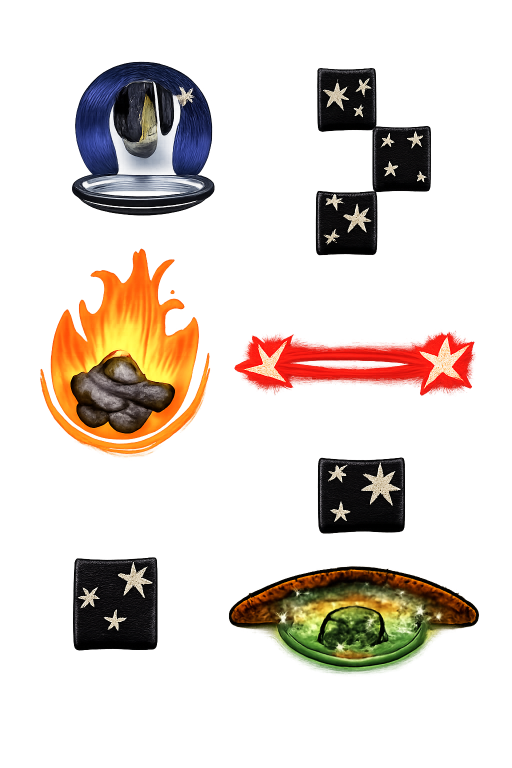
#> input picture images/recuadro-imagenes-multiples.png, 1024 x 1536 px (shown at 1/2 size)
$ python -i sprite_extractor.py   (imports and definitions only)
#> lines starting #> are read from the running program, lines starting #| are printed output that depends on the picture
#!/usr/bin/env python3
"""
Space Pong - Sprite Extractor
=============================

Herramienta para extraer sprites individuales de la imagen compuesta.
Analiza la imagen y extrae cada elemento a archivos PNG separados.

Uso:
    python tools/sprite_extractor.py
"""

from PIL import Image
from pathlib import Path
import sys


# Rutas
PROJECT_ROOT = Path(__file__).parent.parent
SOURCE_IMAGE = PROJECT_ROOT / 'images' / 'recuadro-imagenes-multiples.png'
OUTPUT_DIR = PROJECT_ROOT / 'assets' / 'images'


# Definición de sprites a extraer (coordenadas aproximadas basadas en la imagen)
# Formato: (nombre, (x, y, ancho, alto), carpeta_destino, rotacion)
SPRITES_TO_EXTRACT = [
    # Nave 1: Esfera/Cápsula espacial (arriba izquierda)
    {
        'name': 'ship_crystal',
        'bbox': (20, 10, 170, 180),  # (left, top, right, bottom)
        'output_dir': 'ships',
        'rotation': 0,
        'scale': (80, 100)
    },
    # Nave 2: OVNI Verde (abajo derecha)
    {
        'name': 'ship_ufo',
        'bbox': (70, 420, 230, 520),
        'output_dir': 'ships',
        'rotation': 0,
        'scale': (100, 60)
    },
    # Meteorito en llamas (centro izquierda)
    {
        'name': 'meteorite',
        'bbox': (10, 185, 170, 350),
        'output_dir': 'ball',
        'rotation': 0,
        'scale': (50, 50)
    },
    # Tiles de estrellas 1 (pequeño, arriba derecha)
    {
        'name': 'star_tile_1',
        'bbox': (175, 10, 235, 70),
        'output_dir': 'backgrounds',
        'rotation': 0,
        'scale': None  # Mantener tamaño original
    },
    # Tiles de estrellas 2 (medio)
    {
        'name': 'star_tile_2',
        'bbox': (175, 75, 235, 135),
        'output_dir': 'backgrounds',
        'rotation': 0,
        'scale': None
    },
    # Tiles de estrellas 3
    {
        'name': 'star_tile_3',
        'bbox': (175, 140, 235, 200),
        'output_dir': 'backgrounds',
        'rotation': 0,
        'scale': None
    },
    # Elemento rojo con estrellas (para efectos/láser)
    {
        'name': 'laser_decoration',
        'bbox': (10, 350, 230, 420),
        'output_dir': 'effects',
        'rotation': 90,  # Rotar para uso vertical
        'scale': None
    },
    # Tile de estrellas grande (abajo izquierda)
    {
        'name': 'star_tile_large',
        'bbox': (5, 325, 65, 390),
        'output_dir': 'backgrounds',
        'rotation': 0,
        'scale': None
    },
]


def extract_sprite(image: Image.Image, sprite_def: dict) -> Image.Image:
    """
    Extrae un sprite de la imagen fuente.

    Args:
        image: Imagen PIL fuente
        sprite_def: Diccionario con definición del sprite

    Returns:
        Imagen PIL del sprite extraído
    """
    # Recortar
    sprite = image.crop(sprite_def['bbox'])

    # Rotar si es necesario
    if sprite_def.get('rotation', 0) != 0:
        sprite = sprite.rotate(
            sprite_def['rotation'],
            expand=True,
            resample=Image.Resampling.BICUBIC
        )

    # Escalar si está especificado
    if sprite_def.get('scale'):
        sprite = sprite.resize(
            sprite_def['scale'],
            resample=Image.Resampling.LANCZOS
        )

    return sprite


# [73 lines left out: function create_placeholder_sprites, not called in this run]


def extract_all_sprites():
    """
    Extrae todos los sprites definidos de la imagen fuente.
    """
    print(f"Buscando imagen fuente: {SOURCE_IMAGE}")

    if not SOURCE_IMAGE.exists():
        print(f"ERROR: No se encontró la imagen fuente: {SOURCE_IMAGE}")
        print("Creando sprites placeholder en su lugar...")
        create_placeholder_sprites()
        return False

    try:
        # Abrir imagen fuente
        source = Image.open(SOURCE_IMAGE).convert('RGBA')
#> source is the input picture: PIL image 1024x1536 RGBA; mean R, G, B, A 92.6, 66.9, 46.6, 56.2
        print(f"Imagen cargada: {source.size[0]}x{source.size[1]} pixels")
#| Imagen cargada: 1024x1536 pixels

        extracted_count = 0

        for sprite_def in SPRITES_TO_EXTRACT:
            try:
                # Extraer sprite
                sprite = extract_sprite(source, sprite_def)

                # Crear directorio de destino
                output_path = OUTPUT_DIR / sprite_def['output_dir'] / f"{sprite_def['name']}.png"
                output_path.parent.mkdir(parents=True, exist_ok=True)

                # Guardar
                sprite.save(output_path, 'PNG')
                print(f"  Extraído: {output_path.name} ({sprite.size[0]}x{sprite.size[1]})")
                extracted_count += 1

            except Exception as e:
                print(f"  ERROR extrayendo {sprite_def['name']}: {e}")
#> this loop made 8 passes
#> pass 1, in extract_sprite, `sprite = sprite.resize( sprite_def['scale'], resample=Image.Resampling..`:
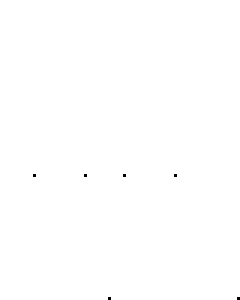
#> sprite: PIL image 80x100 RGBA (shown 3 times larger); mean R, G, B, A 0, 0, 0, 0.00075; transparent parts drawn white
#> pass 2, in extract_sprite (call 2), `sprite = image.crop(sprite_def['bbox'])`:
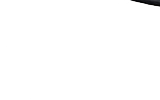
#> sprite: PIL image 160x100 RGBA; mean R, G, B, A 108, 77.1, 49.6, 1.7; transparent parts drawn white
#> after the loop, extracted_count = 8

        print(f"\nExtracción completada: {extracted_count}/{len(SPRITES_TO_EXTRACT)} sprites")
#| Extracción completada: 8/8 sprites

        # Si no se extrajo ninguno, crear placeholders
        if extracted_count == 0:
            print("No se pudo extraer ningún sprite, creando placeholders...")
            create_placeholder_sprites()

        return extracted_count > 0

    except Exception as e:
        print(f"ERROR abriendo imagen: {e}")
        print("Creando sprites placeholder...")
        create_placeholder_sprites()
        return False


# [79 lines left out: functions interactive_extractor, main, not called in this run]


# [2 lines not run here, left out]

>>> result = extract_all_sprites()
#> result = True
